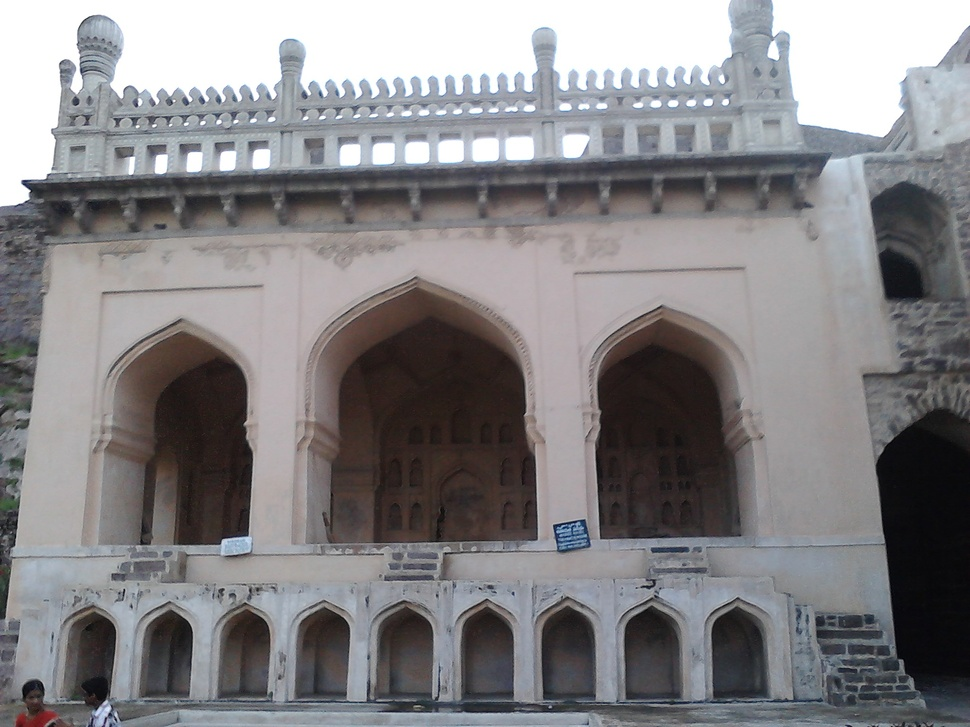
//> input picture Homography/IMG_20120718_182225.jpg, 970 x 727 px, shrunk from 2048 x 1536 before the run
$ ./interactive_grabcut   (built with g++ and OpenCV 4)
//> lines starting //> are read from the running program, lines starting //| are printed output that depends on the picture; after the words box and inside, x2 and y2 are one past the last pixel; in counts of white or black regions, pixels touching at a corner belong together
#include "opencv2/opencv.hpp"
#include <iostream>

using namespace cv;
using namespace std;

int main( )
{
 // Open another image
    Mat image, img_1;
    image = imread("IMG_20120718_182225.jpg");
//> image is the input picture: 727 rows x 970 cols, CV_8UC3; mean B, G, R 133.3, 131.1, 132.7

    // define bounding rectangle
    Rect rectangle(50,70,image.cols-150,image.rows-180);
//> rectangle = Rect(50, 70, 820, 547)

    Mat result; // segmentation result (4 possible values)
    Mat bgModel,fgModel; // the models (internally used)

    // GrabCut segmentation
    grabCut(image,    // input image
                    result,   // segmentation result
                            rectangle,// rectangle containing foreground
                            bgModel,fgModel, // models
                            1,        // number of iterations
                            GC_INIT_WITH_RECT); // use rectangle
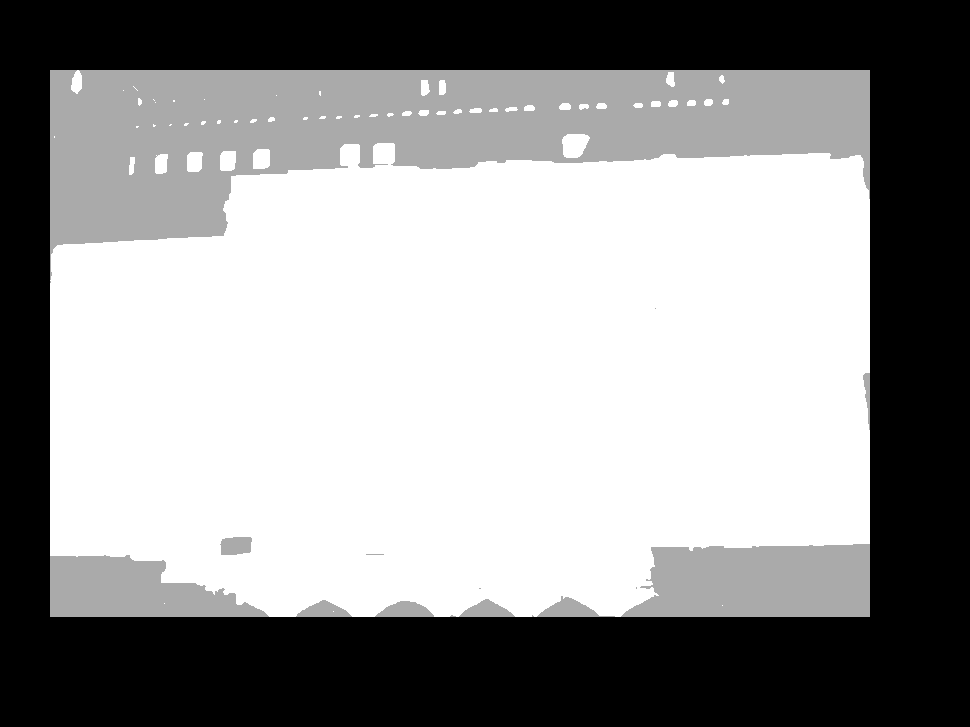
//> result: 727 rows x 970 cols, CV_8UC1; min 0, max 3, mean 1.75; drawn with min black and max white
//> bgModel = 65 values, max 377.6 at index 38, min 0.146 at index 3, mean 149.2; fgModel = 65 values, max 310 at index 56, min 0.0448 at index 2, mean 123

    // Get the pixels marked as likely foreground
    compare(result,GC_PR_FGD,result,CMP_EQ);
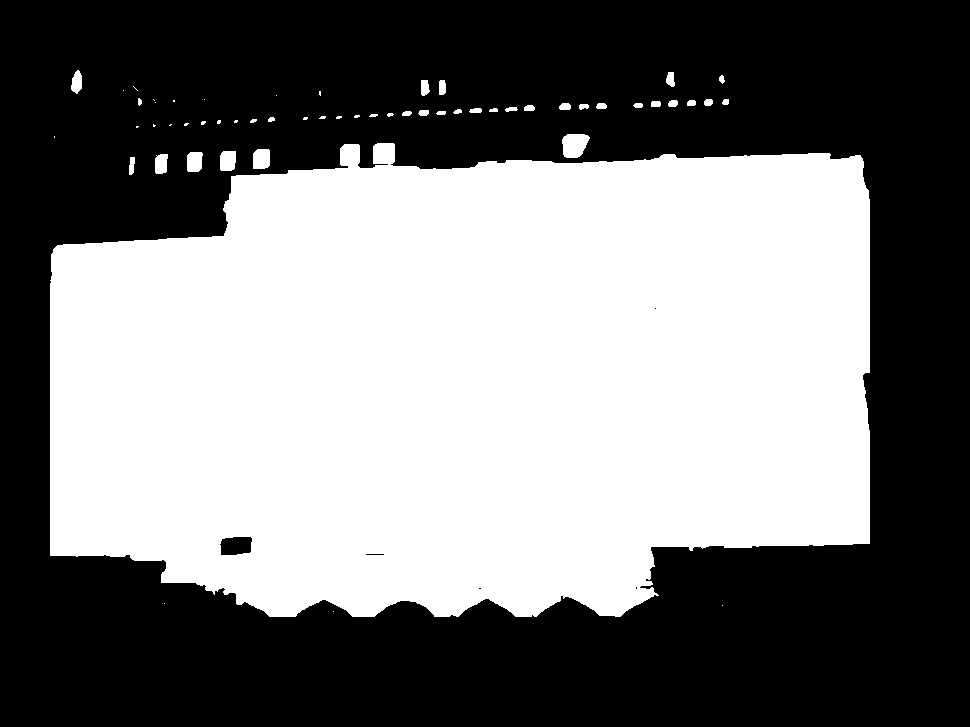
//> result: 727 rows x 970 cols, CV_8UC1; 47.4% white; 57 white regions (23 under 20 px), largest, box (x1, y1, x2, y2) and area: (50, 143, 870, 617) 331089, (562, 134, 590, 158) 531, (253, 149, 270, 169) 321
    // Generate output image
    Mat foreground(image.size(),CV_8UC3,Scalar(255,255,255));
    image.copyTo(foreground,result); // bg pixels not copied
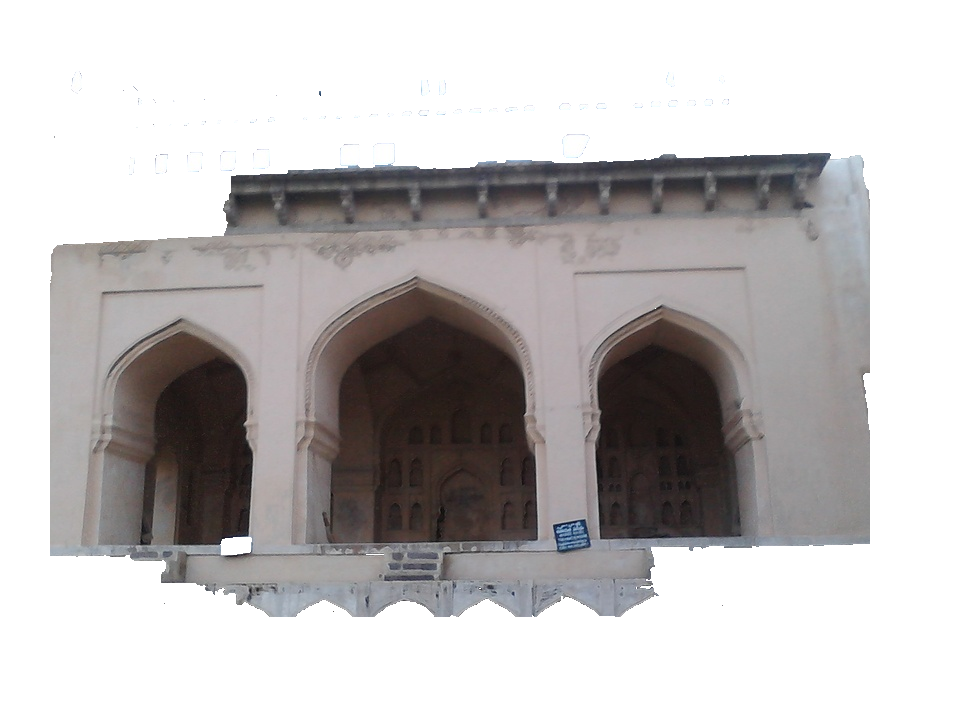
//> foreground: 727 rows x 970 cols, CV_8UC3; mean B, G, R 189.7, 189.6, 192.6


    // draw rectangle on original image
   //  rectangle(image, rectangle, Scalar(255,255,255),1);
    Size size(1024,512);//the dst image size,e.g.100x100
  	// [7 lines of commented-out code are left out]
  	Mat dstr;//dst image
  	resize(foreground,dstr,size);
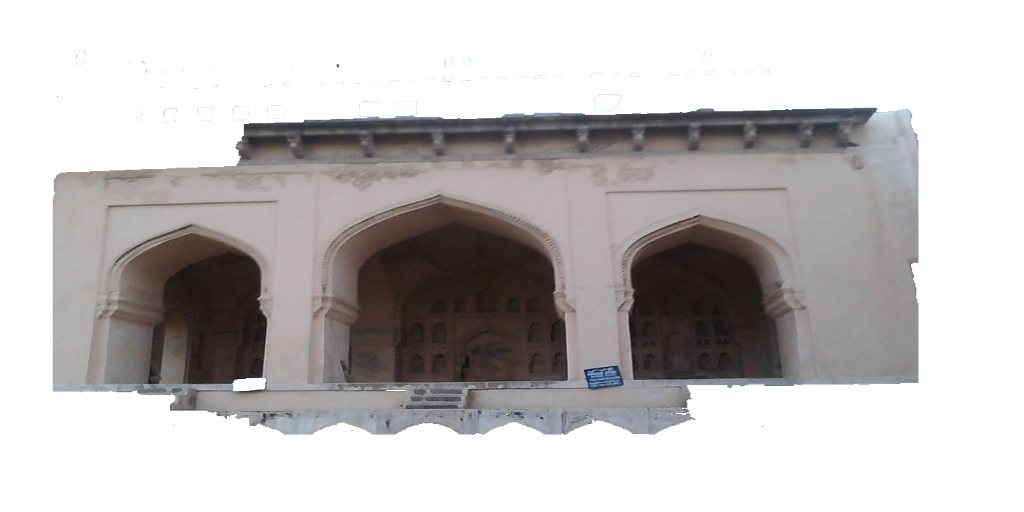
//> dstr: 512 rows x 1024 cols, CV_8UC3; mean B, G, R 189.7, 189.6, 192.5
  	imshow("Warped Source Image", dstr);
  	waitKey(0);
    // namedWindow("Segmented Image");
    // imshow("Segmented Image",foreground);


    img_1 = imread("IMG_20120708_180236.jpg");
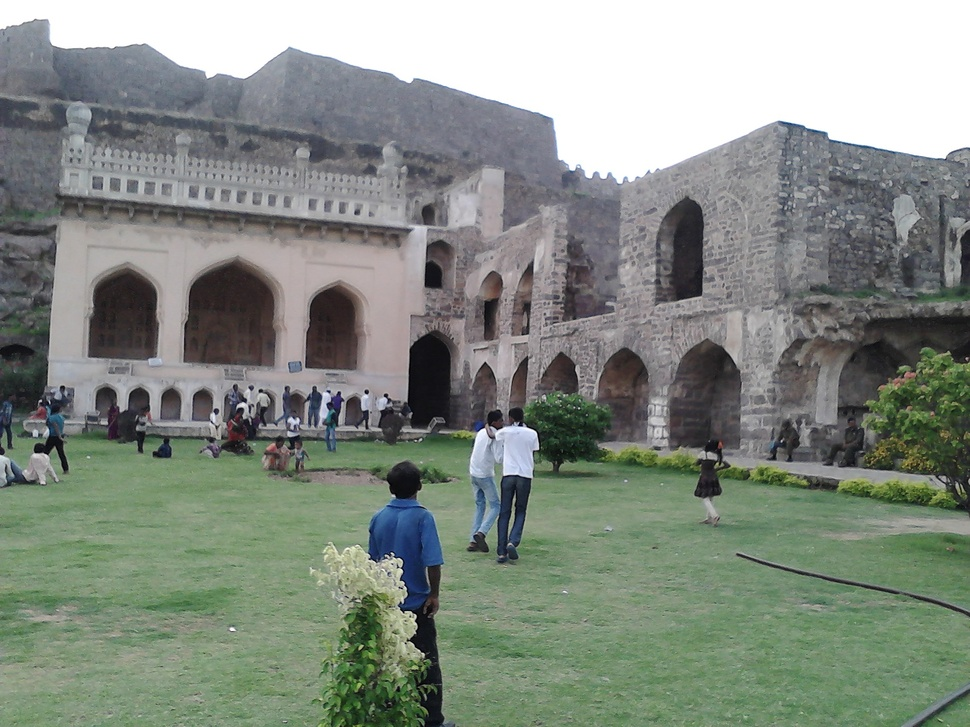
//> input picture Homography/IMG_20120708_180236.jpg, 970 x 727 px, shrunk from 2048 x 1536 before the run
//> img_1 is the input picture: 727 rows x 970 cols, CV_8UC3; mean B, G, R 131.4, 140.5, 132.6

    // define bounding rectangle
    Mat mask1;
    mask1.create( img_1.size(), CV_8UC1);
    mask1.setTo( GC_PR_FGD );
    Rect rect1;
    rect1.x=0;
    rect1.y=0;
    rect1.width=0;//img.cols;
    rect1.height=0;//img.rows;
    (mask1(rect1)).setTo( Scalar(GC_BGD) );

    circle(mask1, Point(img_1.cols / 2, img_1.rows / 2), 20, Scalar(GC_FGD), -1);
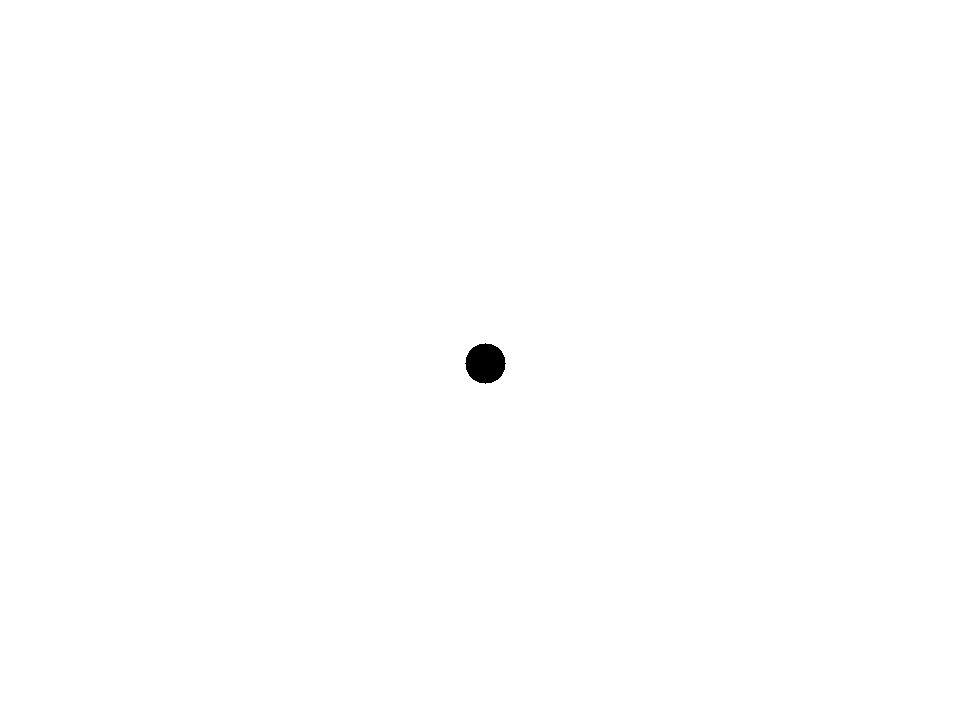
//> mask1: 727 rows x 970 cols, CV_8UC1; values 1 (black) and 3 (white), 99.8% white; 1 black region, box (x1, y1, x2, y2) and area: (465, 343, 506, 384) 1257


    grabCut(img_1, mask1, rect1, bgModel, fgModel, 1, GC_EVAL);
//> bgModel = 65 values, max 377.6 at index 38, min 0 at index 0, mean 149.2; fgModel = 65 values, max 1148.3 at index 60, min 0.0649 at index 1, mean 200.1

    // Get the pixels marked as likely foreground
    compare(mask1,GC_PR_FGD,mask1,CMP_EQ);
    // Generate output image
    Mat foreground2(img_1.size(),CV_8UC3,Scalar(255,255,255));
    img_1.copyTo(foreground2,mask1); // bg pixels not copied


    // [9 lines of commented-out code are left out]
  	resize(foreground2,dstr,size);
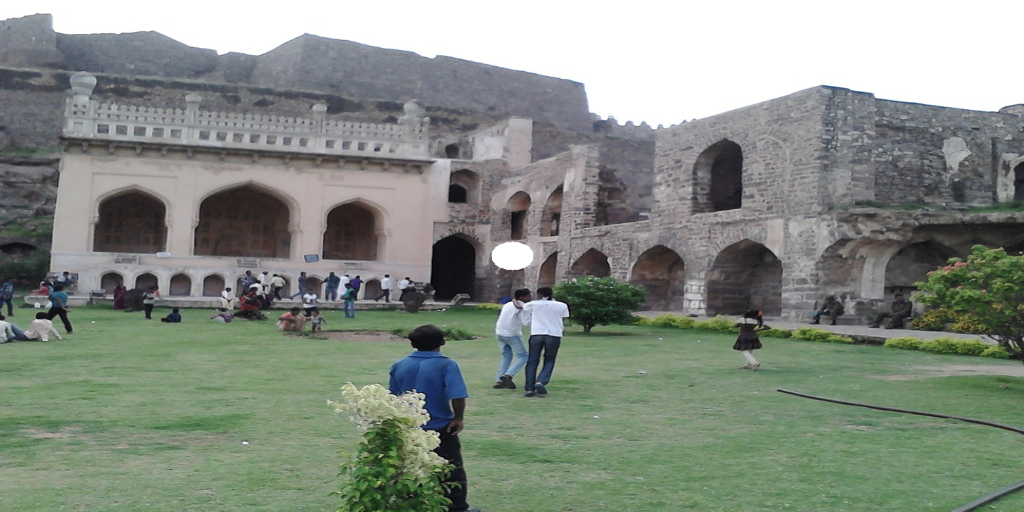
//> dstr: 512 rows x 1024 cols, CV_8UC3; mean B, G, R 131.5, 140.6, 132.7
  	imshow("Warped Source Image", dstr);


    waitKey(0);
    return 0;
}
